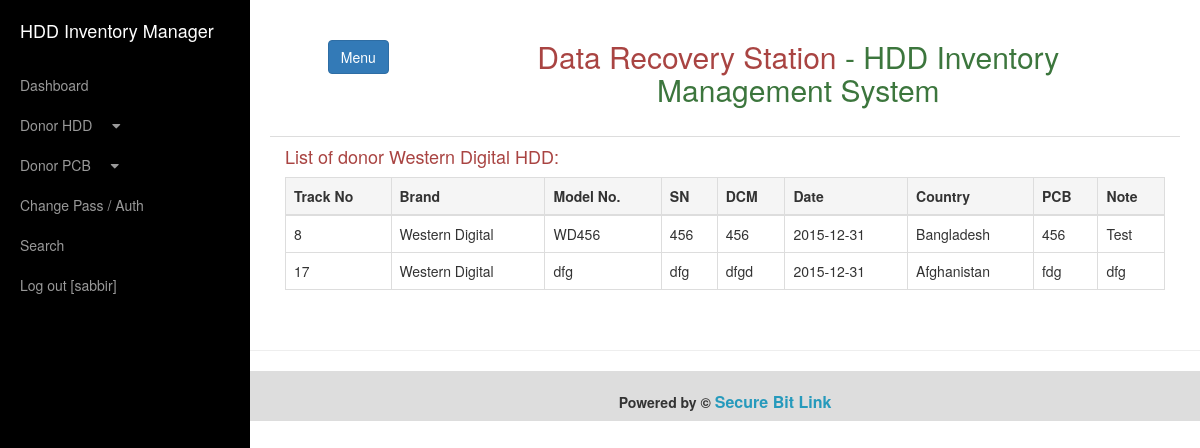
/App/index.php?page_id=hdd-western-digital (signed in), run on an earlier commit of the app's database.
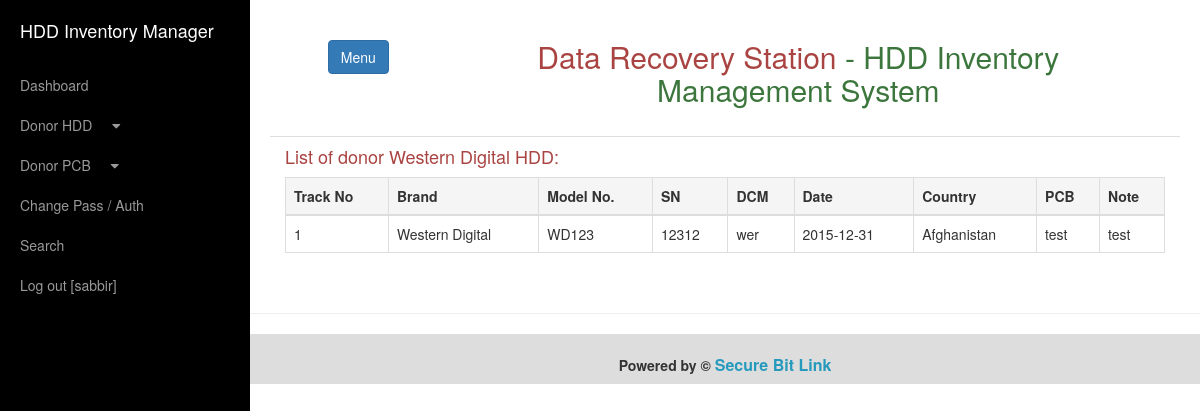
And on a later commit of the database.
### tables this page shows
CREATE TABLE `DONOR_HDD_INVENTORY` (
  `ID` int(11) NOT NULL AUTO_INCREMENT,
  `TRACK_NO` int(11) NOT NULL,
  `MODEL_NAME` varchar(100) NOT NULL,
  `MODEL_NO` varchar(50) NOT NULL,
  `DATE` date NOT NULL,
  `COUNTRY` varchar(100) NOT NULL,
  `PCB` varchar(100) NOT NULL,
  `NOTE` text NOT NULL,
  `DTTM` datetime NOT NULL,
  `SYSTEM_DTTM` timestamp NOT NULL DEFAULT CURRENT_TIMESTAMP ON UPDATE CURRENT_TIMESTAMP,
  PRIMARY KEY (`ID`),
  UNIQUE KEY `TRACK_NO` (`TRACK_NO`),
  KEY `MODEL_NAME` (`MODEL_NAME`)
);

CREATE TABLE `DONOR_WESTERN_DIGITAL` (
  `ID` int(11) NOT NULL AUTO_INCREMENT,
  `TRACK_NO` int(11) NOT NULL,
  `SN` varchar(100) NOT NULL,
  `DCM` varchar(100) NOT NULL,
  PRIMARY KEY (`ID`),
  UNIQUE KEY `TRACK_NO` (`TRACK_NO`)
);

### App/security/DrsbdPermission.php (called while the page is built, shortened)
<?php
class DrsbdPermission {
    public function dbConnect(){
        $connect = mysqli_connect("kodaatcom.ipagemysql.com","drshddinventory","Data@Recovery!Station","drshddinventorydb") or die(mysqli_connect_error());
        if (mysqli_connect_error()){
            return flase;
        }
        else
            return $connect;
    }
    public function getUserType(){
        return $_SESSION['userType'];
    }
}
?>

### App/report/hdd/western-digital.php (the view, shortened to what this page needs)
<h4 class="text-danger">List of donor Western Digital HDD:</h4>
<table class="table table-bordered">
    <thead>
    <tr class="active ">
        <th>Track No</th>
        <th>Brand</th>
        <th>Model No.</th>
        <th>SN</th>
        <th>DCM</th>
        <th>Date</th>
        <th>Country</th>
        <th>PCB</th>
        <th>Note</th>
    </tr>
    </thead>
<?php
$result = mysqli_query($permission->dbConnect(), "SELECT * FROM DONOR_HDD_INVENTORY AS D, DONOR_WESTERN_DIGITAL AS WD
          WHERE D.MODEL_NAME='Western Digital' AND D.TRACK_NO=WD.TRACK_NO ORDER BY D.TRACK_NO ASC ");
if(mysqli_num_rows($result)){
    if( ($permission->getUserType() == "ADMIN") || ($permission->getUserType() == "SUPER_ADMIN") ){
        while($data = mysqli_fetch_array($result)){
            echo "<tr>
            <td>". $data['TRACK_NO'] ."</td>
            <td>". $data['MODEL_NAME'] ."</td>
            <td>". $data['MODEL_NO'] ."</td>
            <td>". $data['SN'] ."</td>
            <td>". $data['DCM'] ."</td>
            <td>". $data['DATE'] ."</td>
            <td>". $data['COUNTRY'] ."</td>
            <td>". $data['PCB'] ."</td>
            <td>". $data['NOTE'] ."</td>
            <td><a href='index.php?page_id=hdd_edit&id=". $data['TRACK_NO'] ."'>Edit</a>&nbsp;<a href='index.php?page_id=hdd_delete&id=". $data['TRACK_NO'] ."'>Delete</a></td>
        </tr>";
        }
    }
    else{
        while($data = mysqli_fetch_array($result)){
            echo "<tr>
            <td>". $data['TRACK_NO'] ."</td>
            <td>". $data['MODEL_NAME'] ."</td>
            <td>". $data['MODEL_NO'] ."</td>
            <td>". $data['SN'] ."</td>
            <td>". $data['DCM'] ."</td>
            <td>". $data['DATE'] ."</td>
            <td>". $data['COUNTRY'] ."</td>
            <td>". $data['PCB'] ."</td>
            <td>". $data['NOTE'] ."</td>
        </tr>";
        }
    }
}
echo "</table>";?>

What changed in the data, as far as the page shows it:
removed donor_hdd_inventory: donor_western_digital.TRACK_NO "8", MODEL_NAME "Western Digital", MODEL_NO "WD456", donor_western_digital.SN "456", donor_western_digital.DCM "456", DATE "2015-12-31", COUNTRY "Bangladesh", PCB "456", NOTE "Test"
removed donor_hdd_inventory: donor_western_digital.TRACK_NO "17", MODEL_NAME "Western Digital", MODEL_NO "dfg", donor_western_digital.SN "dfg", donor_western_digital.DCM "dfgd", DATE "2015-12-31", COUNTRY "Afghanistan", PCB "fdg", NOTE "dfg"
now on this page (row edited): donor_hdd_inventory: donor_western_digital.TRACK_NO "1", MODEL_NAME "Western Digital", MODEL_NO "WD123", donor_western_digital.SN "12312", donor_western_digital.DCM "wer", DATE "2015-12-31", COUNTRY "Afghanistan", PCB "test", NOTE "test"
